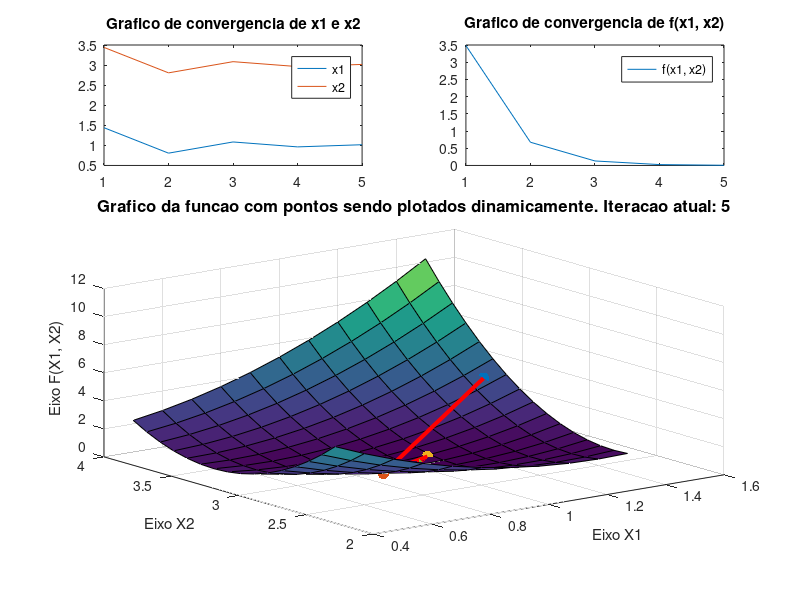
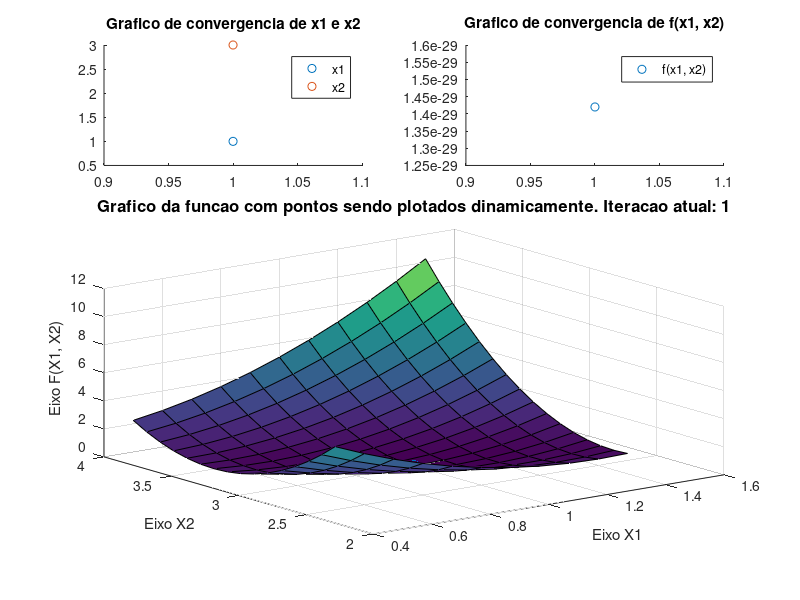

These figures' MATLAB source, in order:
function lista4()
  clc;
  maxIt = 1000;
  tol = 10e-3;
  xInit = transpose([0 2]);
  alfa = 0.08;

  resGradient = gradient(xInit, maxIt, tol, alfa);
  resNewton = newton_method(xInit, maxIt, tol);

  plotGradient(resGradient);
  plot_newton_method(resNewton);

endfunction

function values = gradient (xInit, maxIt, tol, alfa)
  values = zeros(3, 1000);
  x0 = xInit;
  x1 = nan;

  for i=1: 1: 1000
    x1 = x0 - alfa .* (get_gradient(x0));
    x0 = x1;
    fxRes = fx(x1);
    values(:, i) = [x1(1, 1); x1(2, 1); fxRes];

    if (abs(fxRes) <= tol)
      values = values(:, 1:i);
      break;
    endif
  endfor

endfunction

function y = fx(xValues)
  x1 = xValues(1, :);
  x2 = xValues(2, :);

  y = (2.*x1 + x2 -5).^2 + (x1 + 2.*x2 -7).^2;
endfunction

function grad = get_gradient(xValues)
  x1 = xValues(1, 1);
  x2 = xValues(2, 1);

  grad = [
    4.*(2.*x1 + x2 - 5) + 2.*(x1 + 2.*x2 -7);
    2.*(2.*x1 + x2 - 5) + 4.*(x1 + 2.*x2 -7)
  ];
endfunction

function h = hessiana(xValues)
  x1 = xValues(1, 1);
  x2 = xValues(2, 1);

  h = [
    10, 8;
    8, 10
  ];
endfunction

function values = newton_method(xInit, maxIt, tol)
   values = zeros(3, 1000);
   x0 = xInit;
   x1 = nan;

   for i=1: 1: maxIt
     x1 = x0 - inv(hessiana(x0)) * get_gradient(x0);
     x0 = x1;
     fxRes = fx(x1);
     values(:, i) = [x1(1, 1); x1(2, 1); fxRes];

     if (abs(fxRes) <= tol)
       values = values(:, 1:i);
       break;
     endif
   endfor

endfunction

function plotGradient(res)
  x1 = res(1, :);
  x2 = res(2, :);
  fxRes = res(3, :);

  %define a figura
  fig = figure(1);
  set(fig, 'Name', 'Metodo Gradiente');

  %plot do gráfico de convergencia
  subplot(3, 2, 1);
  plot([1: length(x1)], x1);
  hold on;
  plot([1: length(x2)], x2)
  legend('x1', 'x2');
  title('Grafico de convergencia de x1 e x2');

  subplot(3, 2, 2);
  resFx = fx([x1; x2]);
  plot([1: length(x1)], resFx);
  legend('f(x1, x2)');
  title('Grafico de convergencia de f(x1, x2)');

  %plot do gráfico de pontos
  subplot(3,2, 3:6);
  %plota o gráfico
  [x1, x2] = meshgrid(0.5: 0.1: 1.5, 2.5: 0.1: 4);
  z = (2.*x1 + x2 -5).^2 + (x1 + 2.*x2 -7).^2;
  surf(x1, x2, z);

  x1 = res(1, :);
  x2 = res(2, :);
  fxRes = res(3, :);

  %nomeia os eixos
  xlabel('Eixo X1');
  ylabel('Eixo X2');
  zlabel('Eixo F(X1, X2)');
  hold on;

  for i=1: 1 : length(x1)
    %Atualiza o título
    titleStr = sprintf('Grafico da funcao com pontos sendo plotados dinamicamente. Iteracao atual: %d', i);
    title(titleStr, 'fontsize', 12);

    scatter3(x1(i), x2(i), fxRes(i), 70, 'filled');

    if i > 1
      plot3([x1(i-1), x1(i)], [x2(i-1), x2(i)], [fxRes(i-1), fxRes(i)], 'r-', 'LineWidth', 3);
    endif

    pause(1.25);
  endfor
endfunction

function plot_newton_method(res)
  x1 = res(1, :);
  x2 = res(2, :);
  fxRes = res(3, :);

  %define a figura
  fig = figure(2);
  set(fig, 'Name', 'Metodo de newton');

  %plot do gráfico de convergencia
  subplot(3, 2, 1);
  scatter(1, x1);
  hold on;
  scatter(1, x2);
  legend('x1', 'x2');
  title('Grafico de convergencia de x1 e x2');

  subplot(3, 2, 2);
  resFx = fx([x1; x2]);
  scatter(1, resFx);
  legend('f(x1, x2)');
  title('Grafico de convergencia de f(x1, x2)');

  %plot do gráfico de pontos
  subplot(3,2, 3:6);
  %plota o gráfico
  [x1, x2] = meshgrid(0.5: 0.1: 1.5, 2.5: 0.1: 4);
  z = (2.*x1 + x2 -5).^2 + (x1 + 2.*x2 -7).^2;
  surf(x1, x2, z);

  x1 = res(1, :);
  x2 = res(2, :);
  fxRes = res(3, :);

  %nomeia os eixos
  xlabel('Eixo X1');
  ylabel('Eixo X2');
  zlabel('Eixo F(X1, X2)');
  hold on;

  for i=1: 1 : length(x1)
    %Atualiza o título
    titleStr = sprintf('Grafico da funcao com pontos sendo plotados dinamicamente. Iteracao atual: %d', i);
    title(titleStr, 'fontsize', 12);

    scatter3(x1(i), x2(i), fxRes(i), 70, 'filled');

    if i > 1
      plot3([x1(i-1), x1(i)], [x2(i-1), x2(i)], [fxRes(i-1), fxRes(i)], 'r-', 'LineWidth', 3);
    endif

    pause(1.25);
  endfor
endfunction
